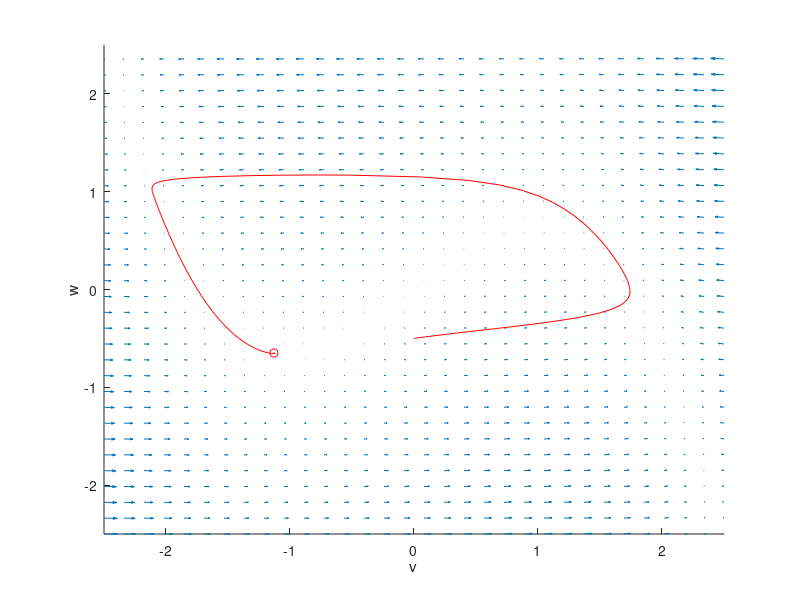

This chart was generated by the following MATLAB code:
% model parameters
eps = 0.08;
a = 1.00;
b = 0.2;

% model definition
f = @(v,w) v - 1/3*v.^3 - w;
g = @(v,w) eps*(v + a -b*w);

%% single cell
dxdt =@ (t,x) [f(x(1),x(2)); g(x(1),x(2));];

% solve!
[T,X] = ode45(dxdt,[0,100], [-0,-0.5]);



figure(4); hold on;
set(gca, 'xlim', [-2.5, 2.5], 'ylim', [-2.5,2.5])
ylabel('w');
xlabel('v')

uArray = linspace(-2.5, 2.5,32);
wArray = linspace(-2.5, 2.52,32);

[uMesh,wMesh] = meshgrid(uArray, wArray);

% the Matlab plot command for a field of arrows is:
quiver(uMesh, wMesh, f(uMesh, wMesh), g(uMesh,wMesh), 0.5)

plot(X(:,1),X(:,2),'-r')
plot(X(end,1),X(end,2), 'or')